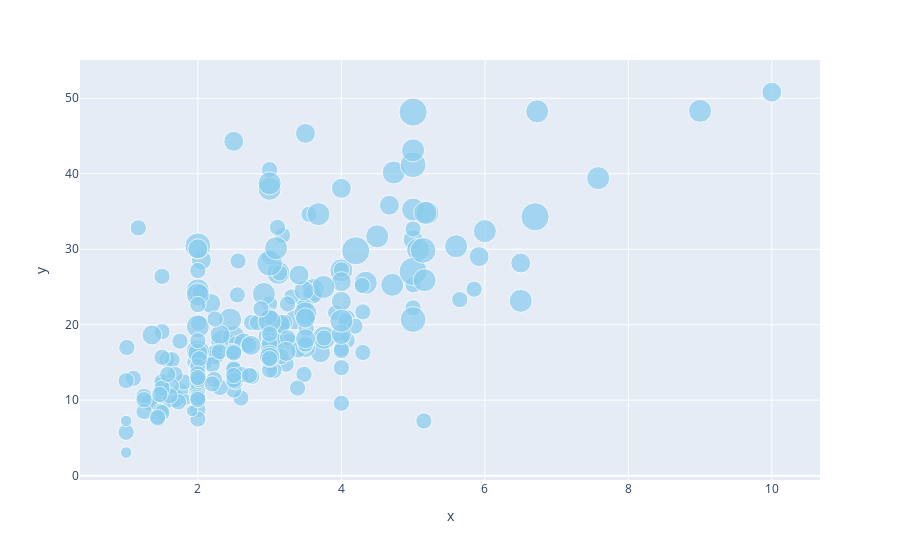

The notebook cell this image was saved under:
### Code cell
px.scatter(x=df['tip'], y=df['total_bill'], size=df['size'], color_discrete_sequence=px.colors.qualitative.Safe)

### Figure 1 — Plotly figure (JSON) as saved in the notebook; plotly's stock layout.template omitted (floating-point values rounded to 4 significant figures; data arrays with more than 128 entries replaced by an {"elided": "..."} marker saying what was removed)
{"data": [{"hovertemplate": "x=%{x}<br>y=%{y}<br>size=%{marker.size}<extra></extra>", "legendgroup": "", "marker": {"color": "rgb(136, 204, 238)", "size": {"elided": "244 int values"}, "sizemode": "area", "sizeref": 0.015, "symbol": "circle"}, "mode": "markers", "name": "", "orientation": "v", "showlegend": false, "type": "scatter", "x": {"elided": "244 float values"}, "xaxis": "x", "y": {"elided": "244 float values"}, "yaxis": "y"}], "layout": {"autosize": true, "legend": {"itemsizing": "constant", "tracegroupgap": 0}, "margin": {"t": 60}, "xaxis": {"anchor": "y", "autorange": true, "domain": [0, 1], "range": [0.4088, 10.61], "title": {"text": "x"}, "type": "linear"}, "yaxis": {"anchor": "x", "autorange": true, "domain": [0, 1], "range": [-1.55, 56.68], "title": {"text": "y"}, "type": "linear"}}}
